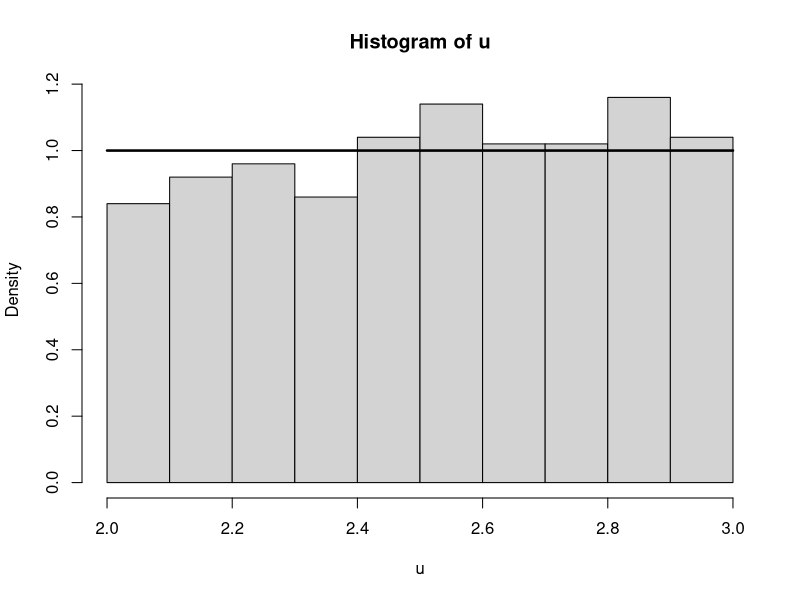
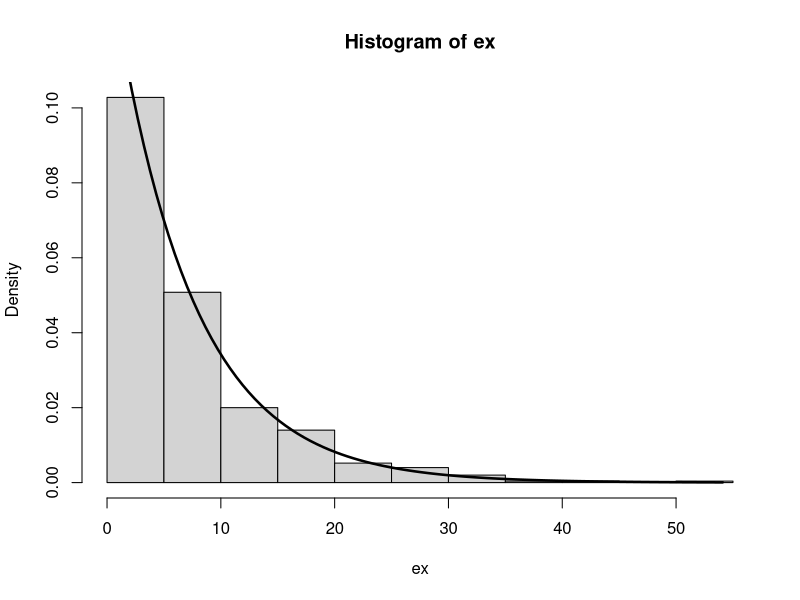
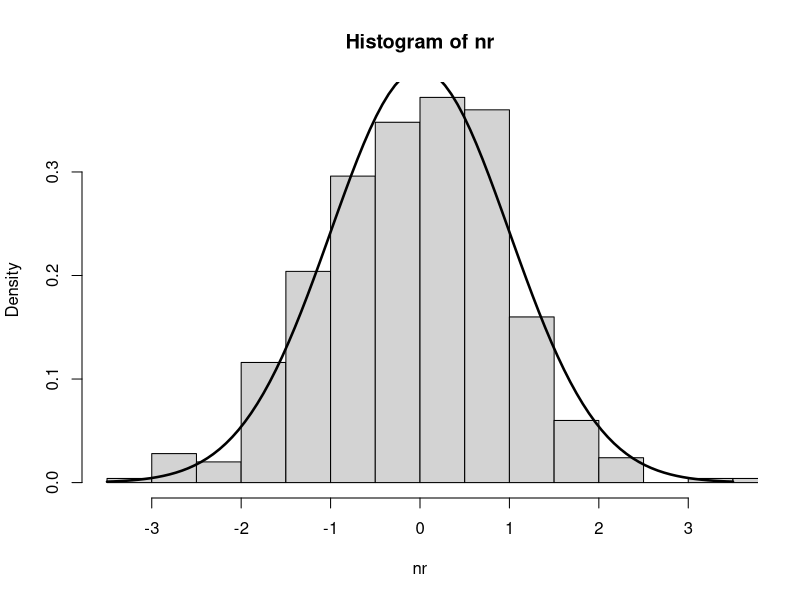

Write R code to recreate these figures, in order.
# Task 27
u <- runif(500, 2, 3)
hist(u, probability = T)
curve(dunif(x, 2, 3), from = 2, to = 3, add = T, lwd = 2.5)


# Task 28
ex <- rexp(500, rate = 1 / 7)
hist(ex, probability = T)
curve(dexp(x, rate = 1 / 7), from = 0, to = max(ex), add = T, lwd = 2.5)


# Task 29
nr <- rnorm(500, 0, 1)
hist(nr, probability = T, xlim = c(-3.5, 3.5))
curve(dnorm(x, 0, 1), add = T, lwd = 2.5)


# Task 30
# Probability
punif(250, 248, 255)
# P(X > v) = 0.95
qunif(0.05, 248, 255)
# Checking:
punif(248.35, 248, 255)


# Task 31
# P(X > 10)
1 - pexp(10, rate = 1 / 10)
# P(X < 11) - P(X < 7)
pexp(11, rate = 1 / 10) - pexp(7, 1 / 10)
# P(X > t) = 0.97
qexp(0.03, rate = 1 / 10)


# Task 32
# P(X > 51)
1 - pnorm(51, 41, 5)
# P(45 < X < 50)
pnorm(50, 41, 5) - pnorm(45, 41, 5)
# P(X < t) = 0.99
qnorm(0.99, 41, 5)


# Task 33
# A
vol <- rnorm(100000, 252, 3)
sum(vol > 250) / length(vol)

p.a <- 1 - pnorm(250, 252, 3)

# B
sim.zad33A <- function() {
  vol <- pnorm(5, 252, 3)
  sum(vol > 250) <= 2
}
zad33A <- replicate(10000, sim.zad33A())
sum(zad33A) / length(zad33A)

pbinom(2, 5, p.a)


# Task 34
n <- 10000000
x <- runif(n, -1, 1)
y <- runif(n, -1, 1)
4 * sum(x^2 + y^2 < 1) / n


# Task 35
f <- function(x) {
  exp(-x^2 / 2) * (1 / sqrt(2 * pi))
}
a <- 0.8
b <- 4
n <- 100000
x <- runif(n, a, b)
y <- runif(n, 0, f(a))
(sum(y < f(x)) / n) * (b - a) * f(a)

pnorm(4) - pnorm(0.8)
